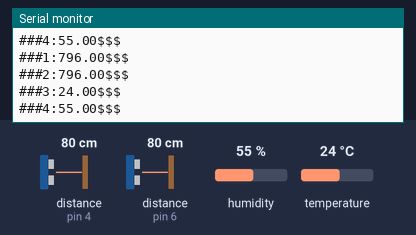
The program below on a simulated Arduino Nano, built with avr-gcc and run on an emulated ATmega328P. Parts: the last lines printed to the serial monitor. Wiring (inferred from the names in the program): 2 × ultrasonic range finder: trigger pin 3, echo pin 4 / trigger pin 5, echo pin 6. The inputs (shaded band) are chosen by the test bench; at power-on: distance to the obstacle (sensors on pin 4, pin 6) 80 cm, humidity 55 %, temperature 24 °C. The echo pulse lasts 58.3 µs per cm.

Above: at 10.8 s.
10.9 s: distance to the obstacle (sensor on pin 4) set to 2 cm
20.9 s: distance to the obstacle (sensor on pin 6) set to 2 cm
At 30.5 s:
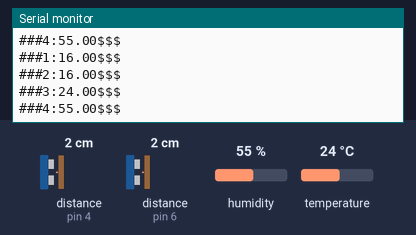
30.9 s: humidity set to 22 %
At 40.7 s:
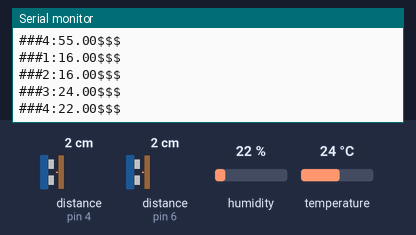
40.9 s: temperature set to 12 °C
At 50.7 s:
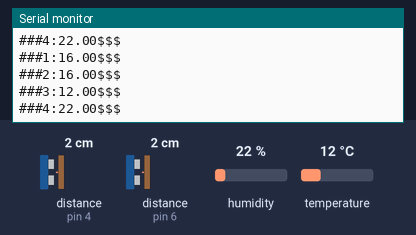
50.9 s: distance to the obstacle (sensor on pin 4) set to 4 cm
60.9 s: distance to the obstacle (sensor on pin 6) set to 4 cm
At 70.5 s:
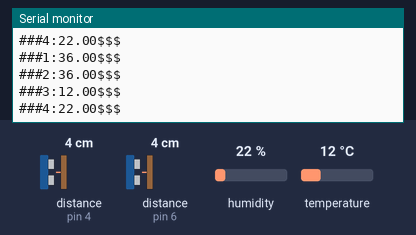
Timing chart, 0 to 71.9 s (numbered marks = the images above; inputs shaded):
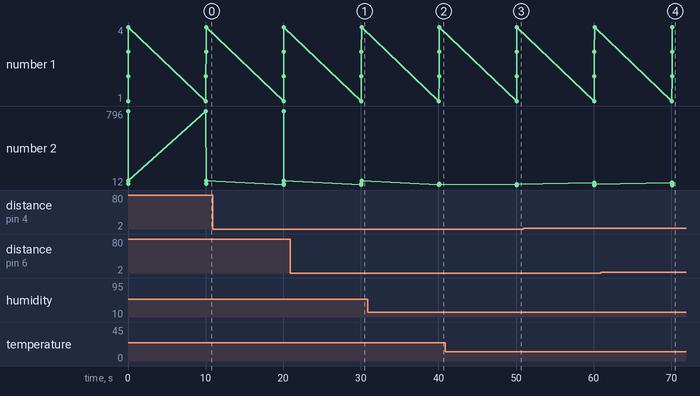

The program:

main.cpp
```cpp
#include <Arduino.h>
#include <Adafruit_Sensor.h>
// #include <DHT.h>
#include "protocol.h"

#include "water_level_sensor.h"
#include "climate_sensor.h"

const int MEASSUREMENT_INTERVAL = 10; /* meassurement interval in seconds */

const byte WL1_TRIG_PIN = 3;
const byte WL1_ECHO_PIN = 4;

const byte WL2_TRIG_PIN = 5;
const byte WL2_ECHO_PIN = 6;

const byte C1_DATA_PIN = 2;

WaterLevelSensor wl1(WL1_TRIG_PIN, WL1_ECHO_PIN);
WaterLevelSensor wl2(WL2_TRIG_PIN, WL2_ECHO_PIN);

ClimateSensor c1(C1_DATA_PIN);

void setup()
{
  Serial.begin(9600);
}

void loop()
{
  auto wl1_value = wl1.meassure();
  auto wl2_value = wl2.meassure();

  auto c1_temp_value = c1.meassure_temperature();
  auto c1_hum_value = c1.meassure_humidity();

  send_message(1, wl1_value);
  send_message(2, wl2_value);
  send_message(3, c1_temp_value);
  send_message(4, c1_hum_value);
  delay(MEASSUREMENT_INTERVAL * 1000);
}
```

climate_sensor.h
```cpp
#pragma once
#include "Arduino.h"
#include <Adafruit_Sensor.h>
#include <DHT.h>
#include <DHT_U.h>

#define DHTTYPE DHT11
#define DHTPIN 2

DHT_Unified dht(DHTPIN, DHTTYPE);

class ClimateSensor
{
public:
  ClimateSensor(byte data_pin) : m_data_pin{data_pin}
  {

    dht.begin();
  }

  float meassure_temperature()
  {
    sensors_event_t event;
    dht.temperature().getEvent(&event);

    return event.temperature;
  }

  float meassure_humidity()
  {
    sensors_event_t event;
    dht.humidity().getEvent(&event);

    return event.relative_humidity;
  }

private:
  byte m_data_pin;
};
```

protocol.cpp
```cpp
#include <Arduino.h>
#include "protocol.h"

void send_message(byte sensor_type, float sensor_value)
{
  Serial.print("###");
  Serial.print(sensor_type);
  Serial.print(":");
  Serial.print(sensor_value);
  Serial.print("$$$");
  Serial.println();
}
```

protocol.h
```cpp
#pragma once

#include <Arduino.h>

#define START_BYTE 0x7E
#define PROTOCOL_VERSION 0x01

void send_message(byte sensor_id, float sensor_value);
```

water_level_sensor.h
```cpp
#pragma once
#include "Arduino.h"

class WaterLevelSensor
{
public:
  WaterLevelSensor(byte trig_pin, byte echo_pin) : m_trig_pin{trig_pin}, m_echo_pin{echo_pin}
  {
    pinMode(trig_pin, OUTPUT);
    pinMode(echo_pin, INPUT);
  }

  float meassure()
  {
    digitalWrite(m_trig_pin, LOW);
    delayMicroseconds(2);
    digitalWrite(m_trig_pin, HIGH);
    delayMicroseconds(10);
    digitalWrite(m_trig_pin, LOW);

    int duration = pulseIn(m_echo_pin, HIGH, 60000);
    int distance = int((duration * .0343) / 2 * 10);

    return distance;
  }

private:
  byte m_trig_pin;
  byte m_echo_pin;
};
```

Measured:
- after the input at 20.9 s, the serial monitor: prints a new line after 9.2 s (image 1)
- after the input at 30.9 s, the serial monitor: prints a new line after 9.2 s (image 2)
- after the input at 40.9 s, the serial monitor: prints a new line after 9.2 s (image 3)
- after the input at 60.9 s, the serial monitor: prints a new line after 9.2 s (image 4)
- plotted number 2: 55 → 22 after the input at 30.9 s
